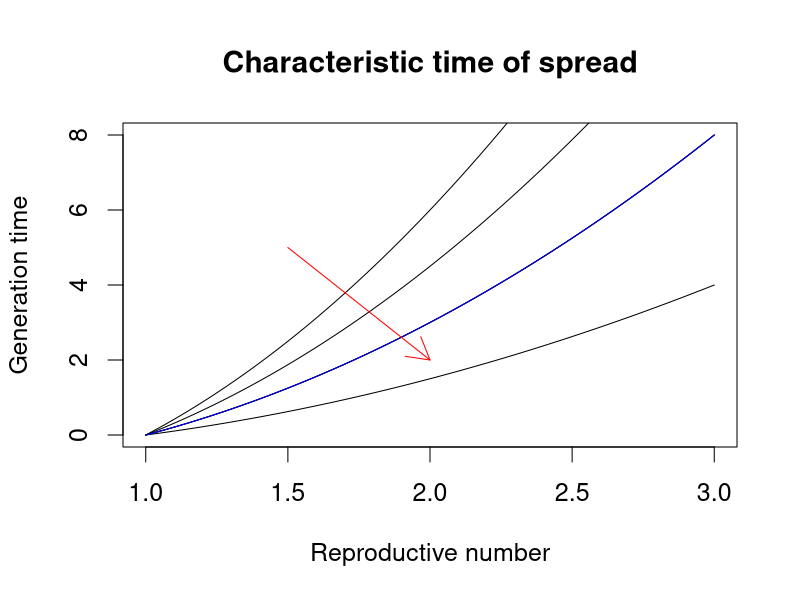

Recreate this plot in R.
R <- seq(1, 3, by=0.01)
G0 <- R^2-1

par(cex=1.5)
plot(R, G0
	, type = "l"
	, xlab = "Reproductive number"
	, ylab = "Generation time"
	, main = "Characteristic time of spread"
)
for (m in (1:4)/2){
	lines(R, m*G0)
}

lines(R, G0, col="blue")

arrows(1.5, 5, 2, 2, col="red")
